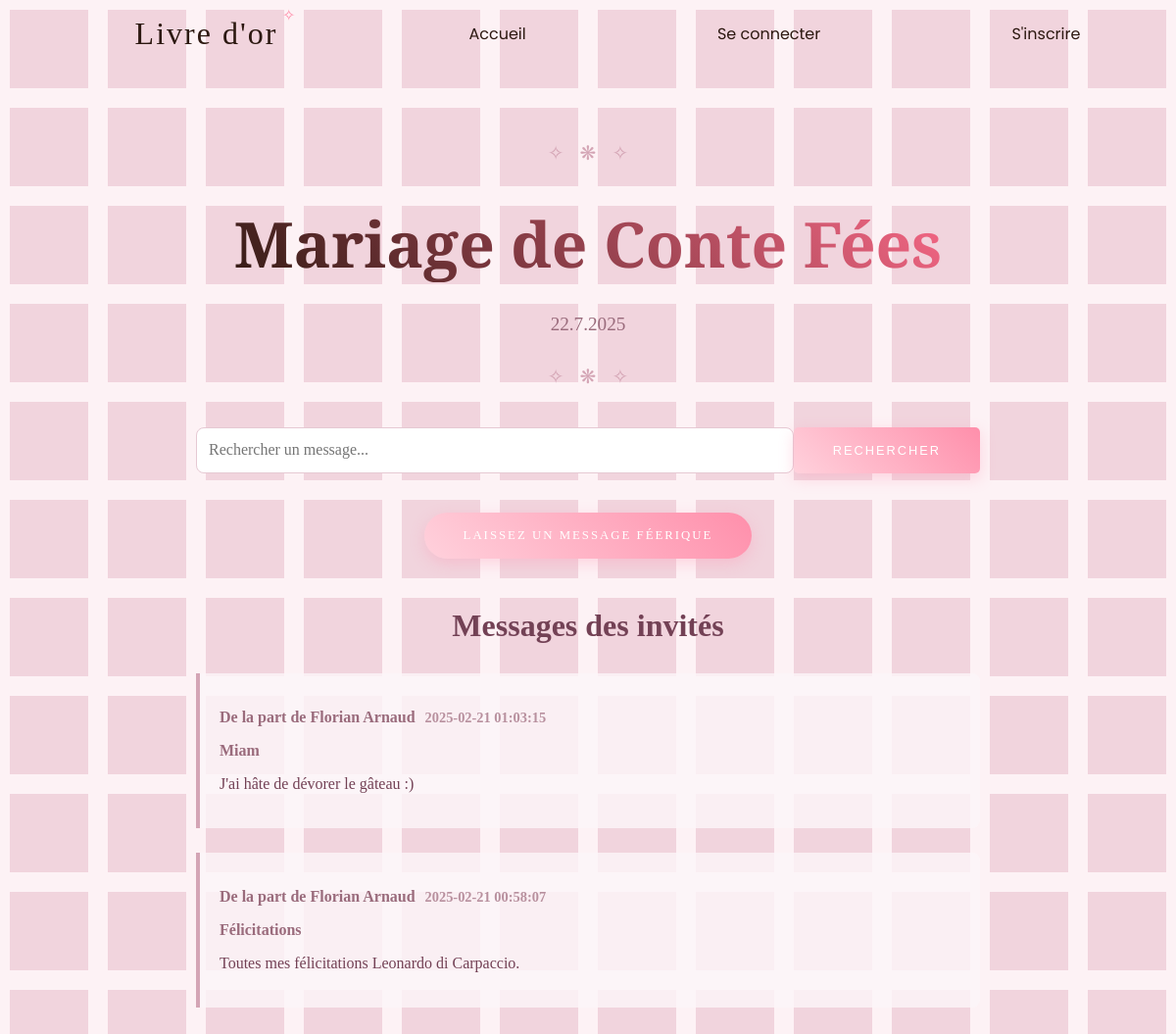
Page /guestbook.php on the committed database.
### tables this page shows
CREATE TABLE `guestbook` (
  `id` int(11) NOT NULL AUTO_INCREMENT,
  `user_id` int(11) NOT NULL,
  `name` varchar(255) NOT NULL,
  `message` text NOT NULL,
  `created_at` timestamp NOT NULL DEFAULT CURRENT_TIMESTAMP,
  PRIMARY KEY (`id`)
);

CREATE TABLE `users` (
  `id` int(11) NOT NULL AUTO_INCREMENT,
  `username` varchar(40) NOT NULL,
  `email` varchar(100) NOT NULL,
  `user_firstname` varchar(40) NOT NULL,
  `user_lastname` varchar(40) NOT NULL,
  `password` varchar(255) NOT NULL,
  `created_at` timestamp NOT NULL DEFAULT CURRENT_TIMESTAMP,
  `user_permissions` int(11) NOT NULL DEFAULT '1',
  PRIMARY KEY (`id`)
);

### classes/Database.php (called while the page is built)
<?php
class Database
{
    private static $instance = null;
    private $conn;
    private function __construct()
    {
        $host = "localhost";
        $dbname = "guestbook_db";
        $username = "root";
        $password = "";
        try {
            $this->conn = new PDO("mysql:host=$host;dbname=$dbname;charset=utf8", $username, $password);
            $this->conn->setAttribute(PDO::ATTR_ERRMODE, PDO::ERRMODE_EXCEPTION);
        } catch (PDOException $e) {
            die("Erreur de connexion : " . $e->getMessage());
        }
    }
    public static function getInstance()
    {
        if (self::$instance == null) {
            self::$instance = new Database();
        }
        return self::$instance;
    }
    public function getConnection()
    {
        return $this->conn;
    }
}

### classes/Guestbook.php (called while the page is built, shortened)
<?php
require_once "Database.php";
class Guestbook {
    private $conn;
    public function __construct() {
        $this->conn = Database::getInstance()->getConnection();
    }
    public function getMessages() {
        $stmt = $this->conn->query("SELECT g.*, u.username, u.user_firstname AS firstname, u.user_lastname AS lastname FROM guestbook g LEFT JOIN users u ON g.user_id = u.id ORDER BY g.created_at DESC");
        return $stmt->fetchAll(PDO::FETCH_ASSOC);
    }
}
?>

### guestbook.php (the view, shortened to what this page needs)
<?php
require_once "classes/Database.php";
require_once "classes/Guestbook.php";
$guestbook = new Guestbook();
$messages = $guestbook->getMessages();
if (isset($_GET['search'])) {
    $searchTerm = $_GET['search'];
} else {
    $searchTerm = null;
}
if ($searchTerm) {
    $messages = $guestbook->getMessagesByMessageContent($searchTerm);
} else {
    $messages = $guestbook->getMessages();
}
?>
<!DOCTYPE html>
<html lang="fr">
<head>
    <link rel="stylesheet" href="style/commentaire.css">
</head>
<body>
    <?php include 'navbar.php'; ?>
    <div class="container">
        <div class="header">
            <div class="decorative-line">
                <span>✧</span>
                <span>❋</span>
                <span>✧</span>
            </div>
            <h1>Mariage de Conte Fées</h1>
            <div class="date">22.7.2025</div>
            <div class="decorative-line">
                <span>✧</span>
                <span>❋</span>
                <span>✧</span>
            </div>
        </div>
        <div class="search-container">
            <form method="GET" action="guestbook.php">
                <input type="text" name="search" placeholder="Rechercher un message..." value="<?= @htmlspecialchars($searchTerm) ?>">
                <button class="btn-search" type="submit">Rechercher</button>
            </form>
        </div>
        <div class="container-link">
            <a class="btn" href="addMessage.php?id=<?= $user_id ?>">Laissez un message féerique</a>
        </div>
        <div class="messages">
            <h3 class="page-title">Messages des invités</h3>
            <?php foreach ($messages as $msg) { ?>
                <div class="message">
                    <div class="message-header">
                        <p>De la part de <?= htmlspecialchars($msg["firstname"]) ?> <?= htmlspecialchars($msg["lastname"]) ?><span class="message-date"><?= $msg["created_at"] ?></span></p>
                        <p><?=htmlspecialchars($msg['name'])?></p>
                    </div>
                    <p><?= nl2br(htmlspecialchars($msg["message"])) ?></p>
                </div>
            <?php } ?>
        </div>
    </div>
</body>
</html>

### style/commentaire.css (style rules this page uses)
:root { --primary: #fff7f9; --secondary: #ffd1dc; --accent: #ff8fab; --dark-accent: #ff6b8b; --text: #2c1810; --light: #ffffff; }
body { font-family: 'Georgia', serif; background-color: #fdf2f5; color: #734155; margin: 0; padding: 0; }
.btn { display: inline-block; padding: 1rem 2.5rem; background: linear-gradient(45deg, var(--secondary), var(--accent)); color: var(--light); text-decoration: none; text-transform: uppercase; letter-spacing: 2px; font-size: 0.8rem; border-radius: 50px; transition: all 0.3s ease; box-shadow: 0 5px 15px rgba(255, 139, 171, 0.3); }
.search-container form { display: flex; flex-direction: row; margin-bottom: 5%; }
.btn-search { border-radius: 5px; border: none; display: inline-block; padding: 1rem 2.5rem; background: linear-gradient(45deg, var(--secondary), var(--accent)); color: var(--light); text-decoration: none; text-transform: uppercase; letter-spacing: 2px; font-size: 0.8rem; transition: all 0.3s ease; box-shadow: 0 5px 15px rgba(255, 139, 171, 0.3); cursor: pointer; }
a { color: var(--text); text-decoration: none; }
.container-link { width: 100%; text-align: center; }
.container { max-width: 800px; margin: 0 auto; padding: 20px; }
.header { text-align: center; margin-bottom: 40px; }
.decorative-line { display: flex; justify-content: center; margin: 15px 0; }
.decorative-line span { margin: 0 8px; color: #d4a5b5; font-size: 20px; }
h1 { font-family: 'Playfair Display', serif; font-size: 4rem; line-height: 1.2; margin-bottom: 2rem; background: linear-gradient(45deg, var(--text), var(--dark-accent)); -webkit-background-clip: text; -webkit-text-fill-color: transparent; }
.date { font-size: 1.2rem; color: #9a6b7c; margin: 10px 0 30px 0; }
.page-title { text-align: center; font-size: 2rem; color: #734155; margin-bottom: 30px; }
input, textarea { width: 100%; padding: 12px; border: 1px solid #e6c9d3; border-radius: 8px; font-family: 'Georgia', serif; font-size: 1rem; color: #734155; }
.messages { margin-top: 50px; }
.message { background-color: rgba(253, 247, 249,0.8); border-left: 4px solid #d4a5b5; margin-bottom: 25px; padding: 20px; border-radius: 0 8px 8px 0; }
.message-header { font-weight: bold; margin-bottom: 10px; color: #9a6b7c; }
.message-date { font-size: 0.9rem; color: #b8909e; margin-left: 10px; }

### rows in the picture
guestbook: user.user_firstname "Florian", user.user_lastname "Arnaud", created_at "2025-02-21 01:03:15", name "Miam", message "J'ai hâte de dévorer le gâteau :)"
guestbook: user.user_firstname "Florian", user.user_lastname "Arnaud", created_at "2025-02-21 00:58:07", name "Félicitations", message "Toutes mes félicitations Leonardo di Carpaccio."
